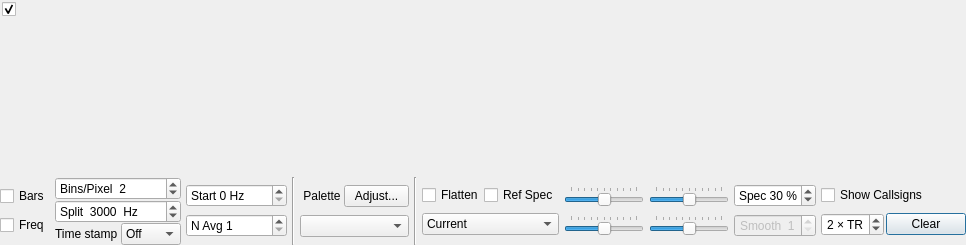
<?xml version="1.0" encoding="UTF-8"?>
<ui version="4.0">
 <class>WideGraph</class>
 <widget class="QDialog" name="WideGraph">
  <property name="geometry">
   <rect>
    <x>0</x>
    <y>0</y>
    <width>845</width>
    <height>245</height>
   </rect>
  </property>
  <property name="windowTitle">
   <string>Dialog</string>
  </property>
  <layout class="QVBoxLayout" name="verticalLayout">
   <property name="spacing">
    <number>1</number>
   </property>
   <property name="leftMargin">
    <number>0</number>
   </property>
   <property name="topMargin">
    <number>0</number>
   </property>
   <property name="rightMargin">
    <number>0</number>
   </property>
   <property name="bottomMargin">
    <number>0</number>
   </property>
   <item>
    <widget class="CPlotter" name="widePlot">
     <property name="enabled">
      <bool>true</bool>
     </property>
     <property name="sizePolicy">
      <sizepolicy hsizetype="Preferred" vsizetype="MinimumExpanding">
       <horstretch>0</horstretch>
       <verstretch>0</verstretch>
      </sizepolicy>
     </property>
     <property name="minimumSize">
      <size>
       <width>400</width>
       <height>100</height>
      </size>
     </property>
     <property name="frameShape">
      <enum>QFrame::NoFrame</enum>
     </property>
     <property name="frameShadow">
      <enum>QFrame::Plain</enum>
     </property>
     <property name="lineWidth">
      <number>1</number>
     </property>
     <widget class="QCheckBox" name="cbControls">
      <property name="geometry">
       <rect>
        <x>2</x>
        <y>1</y>
        <width>18</width>
        <height>17</height>
       </rect>
      </property>
      <property name="maximumSize">
       <size>
        <width>18</width>
        <height>16777215</height>
       </size>
      </property>
      <property name="toolTip">
       <string>&lt;html&gt;&lt;head/&gt;&lt;body&gt;&lt;p&gt;Controls&lt;/p&gt;&lt;/body&gt;&lt;/html&gt;</string>
      </property>
      <property name="text">
       <string/>
      </property>
      <property name="checked">
       <bool>true</bool>
      </property>
     </widget>
    </widget>
   </item>
   <item>
    <widget class="QWidget" name="controls_widget" native="true">
     <property name="sizePolicy">
      <sizepolicy hsizetype="Preferred" vsizetype="Maximum">
       <horstretch>0</horstretch>
       <verstretch>0</verstretch>
      </sizepolicy>
     </property>
     <layout class="QGridLayout" name="gridLayout">
      <property name="leftMargin">
       <number>0</number>
      </property>
      <property name="topMargin">
       <number>0</number>
      </property>
      <property name="rightMargin">
       <number>0</number>
      </property>
      <property name="bottomMargin">
       <number>0</number>
      </property>
      <property name="horizontalSpacing">
       <number>5</number>
      </property>
      <property name="verticalSpacing">
       <number>0</number>
      </property>
      <item row="0" column="6" rowspan="3">
       <widget class="Line" name="line">
        <property name="orientation">
         <enum>Qt::Vertical</enum>
        </property>
       </widget>
      </item>
      <item row="0" column="9" rowspan="3">
       <widget class="Line" name="line_2">
        <property name="orientation">
         <enum>Qt::Vertical</enum>
        </property>
       </widget>
      </item>
      <item row="0" column="4" rowspan="3">
       <layout class="QVBoxLayout" name="verticalLayout_4">
        <property name="spacing">
         <number>0</number>
        </property>
        <item>
         <widget class="QSpinBox" name="fStartSpinBox">
          <property name="minimumSize">
           <size>
            <width>0</width>
            <height>0</height>
           </size>
          </property>
          <property name="toolTip">
           <string>&lt;html&gt;&lt;head/&gt;&lt;body&gt;&lt;p&gt;Frequency at left edge of waterfall&lt;/p&gt;&lt;/body&gt;&lt;/html&gt;</string>
          </property>
          <property name="suffix">
           <string> Hz</string>
          </property>
          <property name="prefix">
           <string>Start </string>
          </property>
          <property name="maximum">
           <number>4900</number>
          </property>
          <property name="singleStep">
           <number>100</number>
          </property>
         </widget>
        </item>
        <item>
         <widget class="QSpinBox" name="waterfallAvgSpinBox">
          <property name="toolTip">
           <string>Number of FFTs averaged (controls waterfall scrolling rate)</string>
          </property>
          <property name="prefix">
           <string>N Avg </string>
          </property>
          <property name="minimum">
           <number>1</number>
          </property>
          <property name="maximum">
           <number>500</number>
          </property>
         </widget>
        </item>
       </layout>
      </item>
      <item row="0" column="0" rowspan="3">
       <spacer name="horizontalSpacer">
        <property name="orientation">
         <enum>Qt::Horizontal</enum>
        </property>
        <property name="sizeHint" stdset="0">
         <size>
          <width>5</width>
          <height>20</height>
         </size>
        </property>
       </spacer>
      </item>
      <item row="0" column="3" rowspan="3">
       <layout class="QVBoxLayout" name="verticalLayout_3">
        <property name="spacing">
         <number>0</number>
        </property>
        <item>
         <widget class="QSpinBox" name="bppSpinBox">
          <property name="minimumSize">
           <size>
            <width>100</width>
            <height>0</height>
           </size>
          </property>
          <property name="maximumSize">
           <size>
            <width>16777215</width>
            <height>16777215</height>
           </size>
          </property>
          <property name="toolTip">
           <string>Compression factor for frequency scale</string>
          </property>
          <property name="suffix">
           <string/>
          </property>
          <property name="prefix">
           <string>Bins/Pixel  </string>
          </property>
          <property name="minimum">
           <number>1</number>
          </property>
          <property name="maximum">
           <number>1000</number>
          </property>
          <property name="singleStep">
           <number>1</number>
          </property>
          <property name="value">
           <number>2</number>
          </property>
         </widget>
        </item>
        <item>
         <widget class="QSpinBox" name="fSplitSpinBox">
          <property name="minimumSize">
           <size>
            <width>100</width>
            <height>0</height>
           </size>
          </property>
          <property name="toolTip">
           <string>&lt;html&gt;&lt;head/&gt;&lt;body&gt;&lt;p&gt;Decode JT9 only above this frequency&lt;/p&gt;&lt;/body&gt;&lt;/html&gt;</string>
          </property>
          <property name="suffix">
           <string>  Hz</string>
          </property>
          <property name="prefix">
           <string>Split  </string>
          </property>
          <property name="maximum">
           <number>5000</number>
          </property>
          <property name="singleStep">
           <number>100</number>
          </property>
          <property name="value">
           <number>3000</number>
          </property>
         </widget>
        </item>
        <item>
         <layout class="QHBoxLayout" name="horizontalLayout_2">
          <item>
           <widget class="QLabel" name="labTime">
            <property name="toolTip">
             <string>&lt;html&gt;&lt;head/&gt;&lt;body&gt;&lt;p&gt;Position of time stamp above each interval line&lt;/p&gt;&lt;/body&gt;&lt;/html&gt;</string>
            </property>
            <property name="text">
             <string>Time stamp </string>
            </property>
           </widget>
          </item>
          <item>
           <widget class="QComboBox" name="timestampComboBox">
            <property name="toolTip">
             <string>&lt;html&gt;&lt;head/&gt;&lt;body&gt;&lt;p&gt;Position of time stamp above each interval line&lt;/p&gt;&lt;/body&gt;&lt;/html&gt;</string>
            </property>
            <property name="currentText">
             <string>Off</string>
            </property>
            <item>
             <property name="text">
              <string>Off</string>
             </property>
            </item>
            <item>
             <property name="text">
              <string>Left</string>
             </property>
            </item>
            <item>
             <property name="text">
              <string>Right</string>
             </property>
            </item>
           </widget>
          </item>
         </layout>
        </item>
       </layout>
      </item>
      <item row="0" column="7" rowspan="3">
       <layout class="QVBoxLayout" name="verticalLayout_6">
        <property name="spacing">
         <number>0</number>
        </property>
        <item>
         <layout class="QHBoxLayout" name="horizontalLayout">
          <item>
           <widget class="QLabel" name="labPalette">
            <property name="text">
             <string> Palette </string>
            </property>
            <property name="alignment">
             <set>Qt::AlignLeading|Qt::AlignLeft|Qt::AlignVCenter</set>
            </property>
           </widget>
          </item>
          <item>
           <widget class="QPushButton" name="adjust_palette_push_button">
            <property name="maximumSize">
             <size>
              <width>65</width>
              <height>16777215</height>
             </size>
            </property>
            <property name="toolTip">
             <string>&lt;html&gt;&lt;head/&gt;&lt;body&gt;&lt;p&gt;Enter definition for a new color palette.&lt;/p&gt;&lt;/body&gt;&lt;/html&gt;</string>
            </property>
            <property name="text">
             <string>Adjust...</string>
            </property>
            <property name="autoDefault">
             <bool>false</bool>
            </property>
           </widget>
          </item>
         </layout>
        </item>
        <item>
         <widget class="QComboBox" name="paletteComboBox">
          <property name="toolTip">
           <string>Select waterfall palette</string>
          </property>
         </widget>
        </item>
       </layout>
      </item>
      <item row="0" column="17" rowspan="3">
       <spacer name="horizontalSpacer_2">
        <property name="orientation">
         <enum>Qt::Horizontal</enum>
        </property>
        <property name="sizeHint" stdset="0">
         <size>
          <width>5</width>
          <height>20</height>
         </size>
        </property>
       </spacer>
      </item>
      <item row="0" column="2" rowspan="3">
       <layout class="QVBoxLayout" name="verticalLayout_2">
        <property name="spacing">
         <number>0</number>
        </property>
        <item>
         <widget class="QCheckBox" name="cbBars">
          <property name="maximumSize">
           <size>
            <width>16777215</width>
            <height>16777215</height>
           </size>
          </property>
          <property name="text">
           <string>Bars</string>
          </property>
         </widget>
        </item>
        <item>
         <widget class="QCheckBox" name="cbFreq">
          <property name="maximumSize">
           <size>
            <width>16777215</width>
            <height>16777215</height>
           </size>
          </property>
          <property name="text">
           <string>Freq</string>
          </property>
         </widget>
        </item>
       </layout>
      </item>
      <item row="0" column="10" rowspan="3">
       <layout class="QVBoxLayout" name="verticalLayout_7">
        <property name="spacing">
         <number>0</number>
        </property>
        <item>
         <layout class="QHBoxLayout" name="horizontalLayout_3">
          <item>
           <widget class="QCheckBox" name="cbFlatten">
            <property name="toolTip">
             <string>&lt;html&gt;&lt;head/&gt;&lt;body&gt;&lt;p&gt;Flatten spectral baseline over the full displayed interval.&lt;/p&gt;&lt;/body&gt;&lt;/html&gt;</string>
            </property>
            <property name="text">
             <string>Flatten</string>
            </property>
           </widget>
          </item>
          <item>
           <widget class="QCheckBox" name="cbRef">
            <property name="toolTip">
             <string>&lt;html&gt;&lt;head/&gt;&lt;body&gt;&lt;p&gt;Compute and save a reference spectrum.  (Not yet fully implemented.)&lt;/p&gt;&lt;/body&gt;&lt;/html&gt;</string>
            </property>
            <property name="text">
             <string>Ref Spec</string>
            </property>
           </widget>
          </item>
         </layout>
        </item>
        <item>
         <widget class="QComboBox" name="spec2dComboBox">
          <property name="toolTip">
           <string>&lt;html&gt;&lt;head/&gt;&lt;body&gt;&lt;p&gt;Select data for spectral display&lt;/p&gt;&lt;/body&gt;&lt;/html&gt;</string>
          </property>
          <property name="currentIndex">
           <number>0</number>
          </property>
          <item>
           <property name="text">
            <string>Current</string>
           </property>
          </item>
          <item>
           <property name="text">
            <string>Cumulative</string>
           </property>
          </item>
          <item>
           <property name="text">
            <string>Linear Avg</string>
           </property>
          </item>
          <item>
           <property name="text">
            <string>Reference</string>
           </property>
          </item>
          <item>
           <property name="text">
            <string>Q65_Sync</string>
           </property>
          </item>
          <item>
           <property name="text">
            <string>Total power (dB)</string>
           </property>
          </item>
         </widget>
        </item>
       </layout>
      </item>
      <item row="0" column="11" rowspan="3">
       <layout class="QVBoxLayout" name="verticalLayout_8">
        <property name="spacing">
         <number>0</number>
        </property>
        <item>
         <widget class="QSlider" name="gainSlider">
          <property name="sizePolicy">
           <sizepolicy hsizetype="Expanding" vsizetype="Fixed">
            <horstretch>1</horstretch>
            <verstretch>0</verstretch>
           </sizepolicy>
          </property>
          <property name="minimumSize">
           <size>
            <width>80</width>
            <height>0</height>
           </size>
          </property>
          <property name="maximumSize">
           <size>
            <width>200</width>
            <height>16777215</height>
           </size>
          </property>
          <property name="toolTip">
           <string>Waterfall gain</string>
          </property>
          <property name="minimum">
           <number>-50</number>
          </property>
          <property name="maximum">
           <number>50</number>
          </property>
          <property name="orientation">
           <enum>Qt::Horizontal</enum>
          </property>
          <property name="tickPosition">
           <enum>QSlider::TicksAbove</enum>
          </property>
         </widget>
        </item>
        <item>
         <widget class="QSlider" name="gain2dSlider">
          <property name="sizePolicy">
           <sizepolicy hsizetype="Expanding" vsizetype="Fixed">
            <horstretch>1</horstretch>
            <verstretch>0</verstretch>
           </sizepolicy>
          </property>
          <property name="minimumSize">
           <size>
            <width>80</width>
            <height>0</height>
           </size>
          </property>
          <property name="maximumSize">
           <size>
            <width>200</width>
            <height>16777215</height>
           </size>
          </property>
          <property name="toolTip">
           <string>Spectrum gain</string>
          </property>
          <property name="minimum">
           <number>-50</number>
          </property>
          <property name="maximum">
           <number>50</number>
          </property>
          <property name="orientation">
           <enum>Qt::Horizontal</enum>
          </property>
          <property name="tickPosition">
           <enum>QSlider::TicksAbove</enum>
          </property>
         </widget>
        </item>
       </layout>
      </item>
      <item row="0" column="12" rowspan="3">
       <layout class="QVBoxLayout" name="verticalLayout_9">
        <property name="spacing">
         <number>0</number>
        </property>
        <item>
         <widget class="QSlider" name="zeroSlider">
          <property name="sizePolicy">
           <sizepolicy hsizetype="Expanding" vsizetype="Fixed">
            <horstretch>1</horstretch>
            <verstretch>0</verstretch>
           </sizepolicy>
          </property>
          <property name="minimumSize">
           <size>
            <width>80</width>
            <height>0</height>
           </size>
          </property>
          <property name="maximumSize">
           <size>
            <width>200</width>
            <height>16777215</height>
           </size>
          </property>
          <property name="toolTip">
           <string>Waterfall zero</string>
          </property>
          <property name="minimum">
           <number>-50</number>
          </property>
          <property name="maximum">
           <number>50</number>
          </property>
          <property name="orientation">
           <enum>Qt::Horizontal</enum>
          </property>
          <property name="tickPosition">
           <enum>QSlider::TicksAbove</enum>
          </property>
         </widget>
        </item>
        <item>
         <widget class="QSlider" name="zero2dSlider">
          <property name="sizePolicy">
           <sizepolicy hsizetype="Expanding" vsizetype="Fixed">
            <horstretch>1</horstretch>
            <verstretch>0</verstretch>
           </sizepolicy>
          </property>
          <property name="minimumSize">
           <size>
            <width>80</width>
            <height>0</height>
           </size>
          </property>
          <property name="maximumSize">
           <size>
            <width>200</width>
            <height>16777215</height>
           </size>
          </property>
          <property name="toolTip">
           <string>Spectrum zero</string>
          </property>
          <property name="minimum">
           <number>-50</number>
          </property>
          <property name="maximum">
           <number>50</number>
          </property>
          <property name="orientation">
           <enum>Qt::Horizontal</enum>
          </property>
          <property name="tickPosition">
           <enum>QSlider::TicksAbove</enum>
          </property>
         </widget>
        </item>
       </layout>
      </item>
      <item row="0" column="14" rowspan="3">
       <layout class="QVBoxLayout" name="verticalLayout_callsigns">
        <property name="spacing">
         <number>0</number>
        </property>
        <item>
         <widget class="QCheckBox" name="cbShowCallsigns">
          <property name="toolTip">
           <string>&lt;html&gt;&lt;head/&gt;&lt;body&gt;&lt;p&gt;Overlay decoded callsigns on the waterfall at their decoded frequency. Mirrors View &amp;rarr; Callsigns on waterfall &amp;rarr; Show decoded callsigns.&lt;/p&gt;&lt;/body&gt;&lt;/html&gt;</string>
          </property>
          <property name="text">
           <string>Show Callsigns</string>
          </property>
         </widget>
        </item>
        <item>
         <layout class="QHBoxLayout" name="hLayout_callsign_controls">
          <property name="spacing">
           <number>2</number>
          </property>
          <item>
           <widget class="QSpinBox" name="sbDecodeLabelPeriods">
            <property name="toolTip">
             <string>&lt;html&gt;&lt;head/&gt;&lt;body&gt;&lt;p&gt;How many TR periods a decoded callsign label persists on the waterfall after its last fresh decode.&lt;/p&gt;&lt;/body&gt;&lt;/html&gt;</string>
            </property>
            <property name="alignment">
             <set>Qt::AlignCenter</set>
            </property>
            <property name="suffix">
             <string> × TR</string>
            </property>
            <property name="minimum">
             <number>1</number>
            </property>
            <property name="maximum">
             <number>5</number>
            </property>
            <property name="value">
             <number>2</number>
            </property>
           </widget>
          </item>
          <item>
           <widget class="QPushButton" name="pbClearCallsigns">
            <property name="toolTip">
             <string>&lt;html&gt;&lt;head/&gt;&lt;body&gt;&lt;p&gt;Remove all decoded callsign labels from the waterfall. Future decodes will repopulate.&lt;/p&gt;&lt;/body&gt;&lt;/html&gt;</string>
            </property>
            <property name="text">
             <string>Clear</string>
            </property>
           </widget>
          </item>
         </layout>
        </item>
       </layout>
      </item>
      <item row="0" column="13" rowspan="3">
       <layout class="QVBoxLayout" name="verticalLayout_10">
        <property name="spacing">
         <number>0</number>
        </property>
        <item>
         <widget class="QSpinBox" name="sbPercent2dPlot">
          <property name="minimumSize">
           <size>
            <width>75</width>
            <height>0</height>
           </size>
          </property>
          <property name="toolTip">
           <string>&lt;html&gt;&lt;head/&gt;&lt;body&gt;&lt;p&gt;Set fractional size of spectrum in this window.&lt;/p&gt;&lt;/body&gt;&lt;/html&gt;</string>
          </property>
          <property name="alignment">
           <set>Qt::AlignCenter</set>
          </property>
          <property name="suffix">
           <string> %</string>
          </property>
          <property name="prefix">
           <string>Spec </string>
          </property>
          <property name="maximum">
           <number>100</number>
          </property>
          <property name="singleStep">
           <number>5</number>
          </property>
          <property name="value">
           <number>30</number>
          </property>
         </widget>
        </item>
        <item>
         <widget class="QSpinBox" name="smoSpinBox">
          <property name="enabled">
           <bool>false</bool>
          </property>
          <property name="toolTip">
           <string>Smoothing of Linear Average spectrum</string>
          </property>
          <property name="alignment">
           <set>Qt::AlignCenter</set>
          </property>
          <property name="suffix">
           <string/>
          </property>
          <property name="prefix">
           <string>Smooth  </string>
          </property>
          <property name="minimum">
           <number>1</number>
          </property>
          <property name="maximum">
           <number>7</number>
          </property>
         </widget>
        </item>
       </layout>
      </item>
     </layout>
    </widget>
   </item>
  </layout>
 </widget>
 <customwidgets>
  <customwidget>
   <class>CPlotter</class>
   <extends>QFrame</extends>
   <header>widgets/plotter.h</header>
   <container>1</container>
  </customwidget>
 </customwidgets>
 <tabstops>
  <tabstop>cbControls</tabstop>
  <tabstop>adjust_palette_push_button</tabstop>
  <tabstop>cbFlatten</tabstop>
  <tabstop>cbRef</tabstop>
 </tabstops>
 <resources/>
 <connections/>
</ui>
